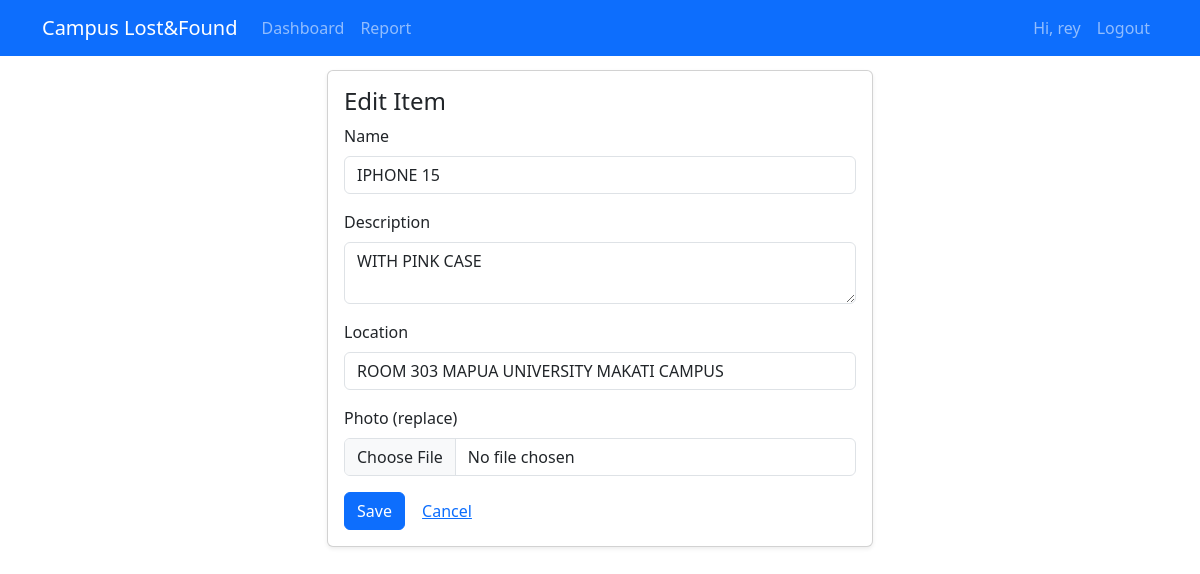
/items/3/edit (signed in), run on the app's committed database.
### models.py (models this page shows, shortened)
class User(db.Model, UserMixin):
    id = db.Column(db.Integer, primary_key=True)
    name = db.Column(db.String(120))
    email = db.Column(db.String(200), unique=True, nullable=False)
    password_hash = db.Column(db.String(200))
    is_admin = db.Column(db.Boolean, default=False)

class Item(db.Model):
    id = db.Column(db.Integer, primary_key=True)
    type = db.Column(db.String(20))  # lost/found
    name = db.Column(db.String(200))
    description = db.Column(db.Text)
    location = db.Column(db.String(200))
    photo = db.Column(db.String(300))
    phash = db.Column(db.String(200))
    status = db.Column(db.String(50), default='open')  # open, pending_claim, returned, unresolved, deleted
    user_id = db.Column(db.Integer, db.ForeignKey('user.id'))
    claimed_by = db.Column(db.Integer, db.ForeignKey('user.id'), nullable=True)
    proof_photo = db.Column(db.String(300))
    id_photo = db.Column(db.String(300))
    similarity_score = db.Column(db.Float, nullable=True)
    claim_history = db.Column(db.Text, nullable=True)

### app.py (the view, shortened to what this page needs)
@app.route('/items/<int:item_id>/edit', methods=['GET','POST'])
@login_required
def edit_item(item_id):
    item = Item.query.get_or_404(item_id)
    if current_user.id != item.user_id and not current_user.is_admin:
        flash('Forbidden','danger'); return redirect(url_for('dashboard'))
    return render_template('edit_item.html', item=item)

### app.py (called while the page is built)
@login_manager.user_loader
def load_user(user_id):
    return User.query.get(int(user_id))

### templates/edit_item.html
{% extends 'base.html' %}
{% block content %}
<div class="row justify-content-center"><div class="col-md-6"><div class="card shadow-sm"><div class="card-body">
  <h4>Edit Item</h4>
  <form method="post" enctype="multipart/form-data">
    <div class="mb-3"><label class="form-label">Name</label><input class="form-control" name="name" value="{{ item.name }}"></div>
    <div class="mb-3"><label class="form-label">Description</label><textarea class="form-control" name="description">{{ item.description }}</textarea></div>
    <div class="mb-3"><label class="form-label">Location</label><input class="form-control" name="location" value="{{ item.location }}"></div>
    <div class="mb-3"><label class="form-label">Photo (replace)</label><input class="form-control" type="file" name="photo"></div>
    <button class="btn btn-primary">Save</button> <a class="btn btn-link" href="{{ url_for('view_item', item_id=item.id) }}">Cancel</a>
  </form>
</div></div></div></div>
{% endblock %}

### templates/base.html (shortened to what this page needs)
<!doctype html>
<html lang="en">
<head>
  <link href="https://cdn.jsdelivr.net/npm/bootstrap@5.3.2/dist/css/bootstrap.min.css" rel="stylesheet">
</head>
<body>
<nav class="navbar navbar-expand-lg navbar-dark bg-primary fixed-top">
  <div class="container">
    <a class="navbar-brand" href="{{ url_for('dashboard') }}">Campus Lost&Found</a>
    <div class="collapse navbar-collapse" id="nav">
      <ul class="navbar-nav me-auto mb-2 mb-lg-0">
        <li class="nav-item"><a class="nav-link" href="{{ url_for('dashboard') }}">Dashboard</a></li>
        <li class="nav-item"><a class="nav-link" href="{{ url_for('new_item') }}">Report</a></li>
      </ul>
      <ul class="navbar-nav ms-auto">
        {% if current_user.is_authenticated %}
          <li class="nav-item"><span class="nav-link">Hi, {{ current_user.name }}</span></li>
          <li class="nav-item"><a class="nav-link" href="{{ url_for('logout') }}">Logout</a></li>
        {% else %}
          <li class="nav-item"><a class="nav-link" href="{{ url_for('login') }}">Login</a></li>
          <li class="nav-item"><a class="nav-link" href="{{ url_for('register') }}">Register</a></li>
        {% endif %}
      </ul>
    </div>
  </div>
</nav>
<main class="container">
  {% block content %}{% endblock %}
</main>
</body>
</html>

### templates/base.html (style rules this page uses)
body { padding-top: 70px; }

### data on the page
User: name "rey"
Item: name "IPHONE 15", description "WITH PINK CASE", location "ROOM 303 MAPUA UNIVERSITY MAKATI CAMPUS"
